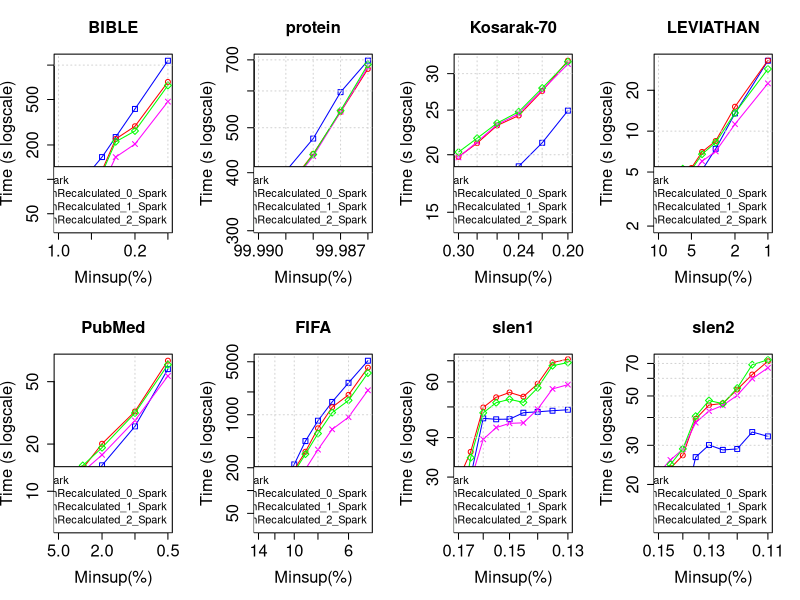

The R source for this figure:
tiff("MmEsLpMiss_MissRecalculated_NoPPIC.png", width=18, height=9, units='in', res=120)
par(mfrow=c(2,4), cex.lab=1.5, cex.axis=1.5, cex.main=1.5, cex.sub=1.5)

#BIBLE
#DATA
x <- c(0.01, 0.009, 0.008, 0.007, 0.006, 0.005, 0.004, 0.003, 0.002, 0.001)*100

zero <- c(52796, 54313, 65238, 76671, 96842, 121262, 156699, 234465, 413217, 1092148)/1000
one <- c(48356, 54199, 54728, 69970, 75747, 87422, 119358, 225696, 291582, 712196)/1000
two <- c(39797, 41885, 42179, 51374, 55977, 64845, 87143, 156671, 203717, 478951)/1000
three <- c(43782, 50408, 50783, 65470, 70317, 84362, 113584, 213463, 265223, 663891)/1000

#PLOT
plot(x, zero, log = "xy", type="o", pch=0, xlab="Minsup(%)",ylab="Time (s logscale)", col="blue", xlim = rev(range(x)), ylim=c(39, 1092))
lines(x, one, col="red", type="o", pch=1)
lines(x, two, col="magenta", type="o", pch=4)
lines(x, three, col="green", type="o", pch=5)
title(main="BIBLE", cex.lab=1.5, cex.axis=1.5, cex.main=1.5, cex.sub=1.5)
grid()
legend("bottomright", legend=c("BaseSpark", "MaxItemRecalculated_0_Spark", "MaxItemRecalculated_1_Spark", "MaxItemRecalculated_2_Spark"), lty=c(1,1),lwd=c(2,2), col=c("blue", "red", "magenta", "green"), cex = 1)

#protein
#DATA
x <- c(0.9999, 0.99988, 0.99987, 0.99986)*100

zero <- c(343017, 473810, 596472, 697465)/1000
one <- c(308961, 439082, 540702, 669324)/1000
two <- c(308885, 434039, 541505, 675497)/1000
three <- c(307861, 437715, 544172, 684101)/1000

#PLOT
plot(x, zero, log = "xy", type="o", pch=0, xlab="Minsup(%)",ylab="Time (s logscale)", col="blue", xlim = rev(range(x)), ylim=c(307, 697))
lines(x, one, col="red", type="o", pch=1)
lines(x, two, col="magenta", type="o", pch=4)
lines(x, three, col="green", type="o", pch=5)
title(main="protein", cex.lab=1.5, cex.axis=1.5, cex.main=1.5, cex.sub=1.5)
grid()
legend("bottomright", legend=c("BaseSpark", "MaxItemRecalculated_0_Spark", "MaxItemRecalculated_1_Spark", "MaxItemRecalculated_2_Spark"), lty=c(1,1),lwd=c(2,2), col=c("blue", "red", "magenta", "green"), cex = 1)

#Kosarak-70
#DATA
x <- c(0.003, 0.0028, 0.0026, 0.0024, 0.0022, 0.002)*100

zero <- c(15474, 14856, 17149, 18875, 21231, 24935)/1000
one <- c(19793, 21194, 23145, 24331, 27508, 32018)/1000
two <- c(19734, 21323, 23261, 24561, 27626, 31468)/1000
three <- c(20269, 21718, 23429, 24793, 27910, 31845)/1000

#PLOT
plot(x, zero, log = "xy", type="o", pch=0, xlab="Minsup(%)",ylab="Time (s logscale)", col="blue", xlim = rev(range(x)), ylim=c(14, 32))
lines(x, one, col="red", type="o", pch=1)
lines(x, two, col="magenta", type="o", pch=4)
lines(x, three, col="green", type="o", pch=5)
title(main="Kosarak-70", cex.lab=1.5, cex.axis=1.5, cex.main=1.5, cex.sub=1.5)
grid()
legend("bottomright", legend=c("BaseSpark", "MaxItemRecalculated_0_Spark", "MaxItemRecalculated_1_Spark", "MaxItemRecalculated_2_Spark"), lty=c(1,1),lwd=c(2,2), col=c("blue", "red", "magenta", "green"), cex = 1)

#LEVIATHAN
#DATA
x <- c(0.1, 0.09, 0.08, 0.07, 0.06, 0.05, 0.04, 0.03, 0.02, 0.01)*100

zero <- c(2295, 2312, 2516, 3105, 3496, 4080, 5163, 7414, 13505, 33000)/1000
one <- c(3429, 3556, 4123, 4367, 4958, 5353, 7033, 8463, 15132, 33196)/1000
two <- c(3256, 3336, 3832, 4057, 4246, 4808, 6006, 7092, 11263, 22483)/1000
three <- c(3375, 3548, 3803, 4343, 5288, 5189, 6766, 8252, 13622, 28689)/1000

#PLOT
plot(x, zero, log = "xy", type="o", pch=0, xlab="Minsup(%)",ylab="Time (s logscale)", col="blue", xlim = rev(range(x)), ylim=c(2, 33))
lines(x, one, col="red", type="o", pch=1)
lines(x, two, col="magenta", type="o", pch=4)
lines(x, three, col="green", type="o", pch=5)
title(main="LEVIATHAN", cex.lab=1.5, cex.axis=1.5, cex.main=1.5, cex.sub=1.5)
grid()
legend("bottomright", legend=c("BaseSpark", "MaxItemRecalculated_0_Spark", "MaxItemRecalculated_1_Spark", "MaxItemRecalculated_2_Spark"), lty=c(1,1),lwd=c(2,2), col=c("blue", "red", "magenta", "green"), cex = 1)

#PubMed
#DATA
x <- c(0.05, 0.04, 0.03, 0.02, 0.01, 0.005)*100

zero <- c(6549, 7547, 9177, 14644, 25945, 60113)/1000
one <- c(11477, 13539, 13999, 20093, 32291, 68072)/1000
two <- c(12909, 12172, 13326, 17062, 28273, 54353)/1000
three <- c(11517, 12540, 14606, 18976, 31550, 64131)/1000

#PLOT
plot(x, zero, log = "xy", type="o", pch=0, xlab="Minsup(%)",ylab="Time (s logscale)", col="blue", xlim = rev(range(x)), ylim=c(6, 68))
lines(x, one, col="red", type="o", pch=1)
lines(x, two, col="magenta", type="o", pch=4)
lines(x, three, col="green", type="o", pch=5)
title(main="PubMed", cex.lab=1.5, cex.axis=1.5, cex.main=1.5, cex.sub=1.5)
grid()
legend("bottomright", legend=c("BaseSpark", "MaxItemRecalculated_0_Spark", "MaxItemRecalculated_1_Spark", "MaxItemRecalculated_2_Spark"), lty=c(1,1),lwd=c(2,2), col=c("blue", "red", "magenta", "green"), cex = 1)

#FIFA
#DATA
x <- c(0.14, 0.12, 0.1, 0.09, 0.08, 0.07, 0.06, 0.05)*100

zero <- c(34465, 79626, 221550, 449631, 834468, 1476503, 2639619, 5160952)/1000
one <- c(54808, 83163, 189051, 325328, 662737, 1257004, 1832036, 4179184)/1000
two <- c(39155, 55390, 114377, 191110, 346952, 642282, 929263, 2102940)/1000
three <- c(52466, 78049, 176652, 302624, 565132, 1067158, 1546791, 3548749)/1000

#PLOT
plot(x, zero, log = "xy", type="o", pch=0, xlab="Minsup(%)",ylab="Time (s logscale)", col="blue", xlim = rev(range(x)), ylim=c(34, 5160))
lines(x, one, col="red", type="o", pch=1)
lines(x, two, col="magenta", type="o", pch=4)
lines(x, three, col="green", type="o", pch=5)
title(main="FIFA", cex.lab=1.5, cex.axis=1.5, cex.main=1.5, cex.sub=1.5)
grid()
legend("bottomright", legend=c("BaseSpark", "MaxItemRecalculated_0_Spark", "MaxItemRecalculated_1_Spark", "MaxItemRecalculated_2_Spark"), lty=c(1,1),lwd=c(2,2), col=c("blue", "red", "magenta", "green"), cex = 1)

#slen1
#DATA
x <- c(0.0017, 0.00165, 0.0016, 0.00155, 0.0015, 0.00145, 0.0014, 0.00135, 0.0013)*100

zero <- c(21433, 30124, 46018, 45696, 45741, 47937, 48250, 48646, 48981)/1000
one <- c(29527, 36046, 49805, 53633, 55558, 53890, 59184, 69107, 70786)/1000
two <- c(25029, 29236, 39497, 43030, 44366, 44532, 49195, 57022, 58808)/1000
three <- c(21024, 34564, 47899, 51574, 52845, 51686, 57474, 67521, 69082)/1000

#PLOT
plot(x, zero, log = "xy", type="o", pch=0, xlab="Minsup(%)",ylab="Time (s logscale)", col="blue", xlim = rev(range(x)), ylim=c(21, 70))
lines(x, one, col="red", type="o", pch=1)
lines(x, two, col="magenta", type="o", pch=4)
lines(x, three, col="green", type="o", pch=5)
title(main="slen1", cex.lab=1.5, cex.axis=1.5, cex.main=1.5, cex.sub=1.5)
grid()
legend("bottomright", legend=c("BaseSpark", "MaxItemRecalculated_0_Spark", "MaxItemRecalculated_1_Spark", "MaxItemRecalculated_2_Spark"), lty=c(1,1),lwd=c(2,2), col=c("blue", "red", "magenta", "green"), cex = 1)

#slen2
#DATA
x <- c(0.0015, 0.00145, 0.0014, 0.00135, 0.0013, 0.00125, 0.0012, 0.00115, 0.0011)*100

zero <- c(13258, 14335, 14949, 26537, 30083, 28606, 28885, 34413, 32900)/1000
one <- c(21200, 23676, 27043, 39439, 45476, 46323, 53442, 62428, 71626)/1000
two <- c(22517, 25774, 28799, 37925, 42777, 45345, 50300, 59813, 66919)/1000
three <- c(21610, 24602, 28905, 40540, 47704, 46138, 54236, 69129, 72656)/1000

#PLOT
plot(x, zero, log = "xy", type="o", pch=0, xlab="Minsup(%)",ylab="Time (s logscale)", col="blue", xlim = rev(range(x)), ylim=c(13, 72))
lines(x, one, col="red", type="o", pch=1)
lines(x, two, col="magenta", type="o", pch=4)
lines(x, three, col="green", type="o", pch=5)
title(main="slen2", cex.lab=1.5, cex.axis=1.5, cex.main=1.5, cex.sub=1.5)
grid()
legend("bottomright", legend=c("BaseSpark", "MaxItemRecalculated_0_Spark", "MaxItemRecalculated_1_Spark", "MaxItemRecalculated_2_Spark"), lty=c(1,1),lwd=c(2,2), col=c("blue", "red", "magenta", "green"), cex = 1)

dev.off()
